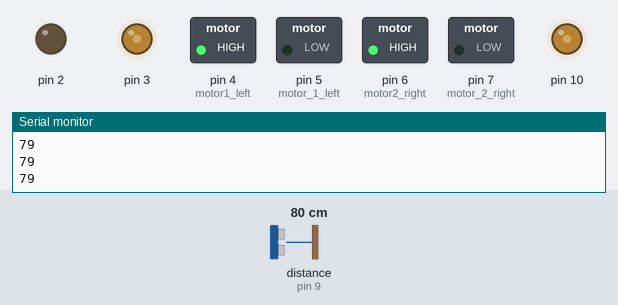
A sketch run on a simulated Arduino Uno, built with avr-gcc and run on an emulated ATmega328P. Shown: switched loads named in the sketch (green lamp = pin HIGH), output pins drawn as LEDs (lit = HIGH), the last lines printed to the serial monitor. Wiring (inferred from the names in the program): ultrasonic range finder: trigger pin 8; echo pin 9. Dashed ring = blinking. The test bench sets the inputs (shaded band); at power-on: distance to the obstacle (sensor on pin 9) 80 cm. The echo pulse lasts 58.3 µs per cm; pins used as bus, display or sensor lines are not drawn.

Above: at 1.2 s.
1.3 s: distance to the obstacle (sensor on pin 9) set to 18 cm
2.8 s: distance to the obstacle (sensor on pin 9) set to 14 cm
At 3.9 s:
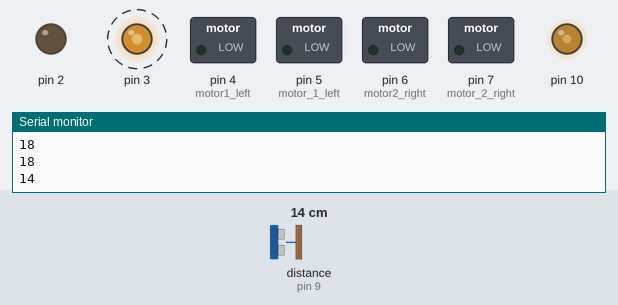
At 5.2 s:
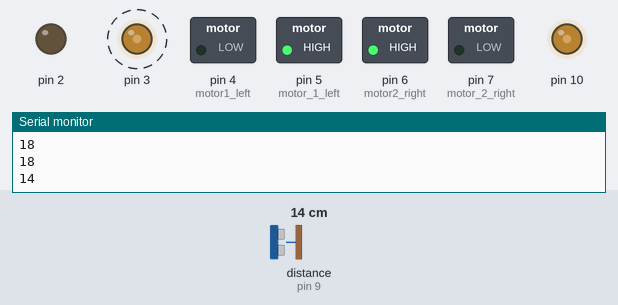
Timing chart, 0 to 11.8 s (numbered marks = the images above; inputs shaded):
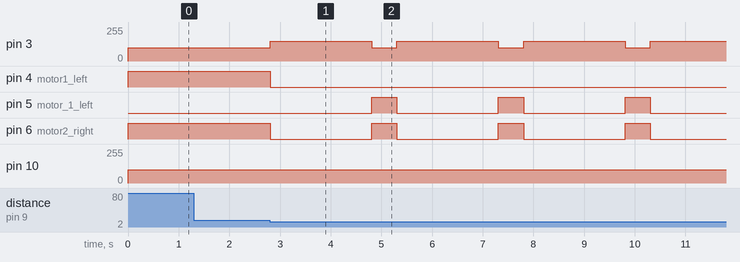

Measured:
- the behaviour switches between 16 and 15 cm on distance to the obstacle (sensor on pin 9) (found by bisection; images 0 and 1)
- after the input at 2.8 s, pin 3: alternates 150/255 for 2.0 s and 100/255 for 0.50 s, starting at once; pin 4 (motor1_left): HIGH → LOW at once; pin 5 (motor_1_left): alternates HIGH for 0.50 s and LOW for 2.0 s, starting after 2.0 s; pin 6 (motor2_right): alternates HIGH for 0.50 s and LOW for 2.0 s, starting at once

The sketch:

motorController.ino
```cpp
int motor1_left=4;
int motor_1_left=5;
int motor2_right=6;
int motor_2_right=7;
int trigpin=8;
int echopin=9;
void setup()
{
  pinMode(motor1_left,OUTPUT);
  pinMode(motor_1_left,OUTPUT);
  pinMode(10,OUTPUT);
  pinMode(3,OUTPUT);
  pinMode(trigpin,OUTPUT);
  pinMode(echopin,INPUT);
  pinMode(motor2_right,OUTPUT);
  pinMode(motor_2_right,OUTPUT);
  Serial.begin(9600);
}
long duration,distance;
void loop() {
  digitalWrite(trigpin, LOW);
  delayMicroseconds(2);
  digitalWrite(trigpin, HIGH);
  delayMicroseconds(10);
  digitalWrite(trigpin, LOW);
  duration = pulseIn(echopin, HIGH);
  distance = (duration*0.0343) /2;
  Serial.println(distance);
  if (distance<15)
  {

      stop1();
      delay(2000);
      right();
      delay(500);
}
 else if (distance>15)
 {
  forward();

  }
}
void forward()
{ analogWrite(10,100);
analogWrite(3,100);
 digitalWrite(motor1_left,HIGH);
 digitalWrite(motor2_right,HIGH);
 digitalWrite(motor_2_right,LOW);
 digitalWrite(motor_1_left,LOW);
}
void stop1()
{ analogWrite(2,120);
analogWrite(3,150);
 digitalWrite(motor1_left,LOW);
 digitalWrite(motor2_right,LOW);
 digitalWrite(motor_2_right,LOW);
 digitalWrite(motor_1_left,LOW);
}
void right()
{ analogWrite(10,100);
analogWrite(3,100);
 digitalWrite(motor1_left,LOW);
 digitalWrite(motor2_right,HIGH);
 digitalWrite(motor_2_right,LOW);
 digitalWrite(motor_1_left,HIGH);
}
```
